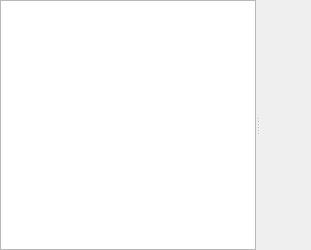
<?xml version="1.0" encoding="UTF-8"?>
<ui version="4.0">
 <class>ChatWindow</class>
 <widget class="QWidget" name="ChatWindow">
  <property name="geometry">
   <rect>
    <x>0</x>
    <y>0</y>
    <width>311</width>
    <height>250</height>
   </rect>
  </property>
  <property name="windowTitle">
   <string>Form</string>
  </property>
  <layout class="QVBoxLayout" name="verticalLayout">
   <property name="spacing">
    <number>0</number>
   </property>
   <property name="leftMargin">
    <number>0</number>
   </property>
   <property name="topMargin">
    <number>0</number>
   </property>
   <property name="rightMargin">
    <number>0</number>
   </property>
   <property name="bottomMargin">
    <number>0</number>
   </property>
   <item>
    <widget class="QSplitter" name="splitter">
     <property name="orientation">
      <enum>Qt::Horizontal</enum>
     </property>
     <widget class="QListWidget" name="room_list">
      <property name="sizePolicy">
       <sizepolicy hsizetype="Preferred" vsizetype="Expanding">
        <horstretch>0</horstretch>
        <verstretch>0</verstretch>
       </sizepolicy>
      </property>
      <property name="horizontalScrollBarPolicy">
       <enum>Qt::ScrollBarAlwaysOff</enum>
      </property>
      <property name="defaultDropAction">
       <enum>Qt::MoveAction</enum>
      </property>
      <property name="verticalScrollMode">
       <enum>QAbstractItemView::ScrollPerPixel</enum>
      </property>
      <property name="movement">
       <enum>QListView::Free</enum>
      </property>
     </widget>
     <widget class="QStackedWidget" name="room_stack">
      <property name="sizePolicy">
       <sizepolicy hsizetype="Expanding" vsizetype="Expanding">
        <horstretch>1</horstretch>
        <verstretch>0</verstretch>
       </sizepolicy>
      </property>
     </widget>
    </widget>
   </item>
  </layout>
 </widget>
 <resources/>
 <connections/>
</ui>
